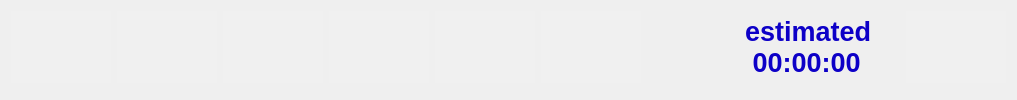
  <widget class="QWidget" name="centralWidget">
   <layout class="QVBoxLayout" name="verticalLayout_3">
    <item>
     <layout class="QHBoxLayout" name="horizontalLayout_1">
      <item>
       <layout class="QHBoxLayout" name="horizontalLayout_1_1">
        <item>
         <widget class="QPushButton" name="pushButton_1_1_1_connect">
          <property name="sizePolicy">
           <sizepolicy hsizetype="Fixed" vsizetype="Fixed">
            <horstretch>0</horstretch>
            <verstretch>0</verstretch>
           </sizepolicy>
          </property>
          <property name="minimumSize">
           <size>
            <width>100</width>
            <height>72</height>
           </size>
          </property>
          <property name="maximumSize">
           <size>
            <width>100</width>
            <height>72</height>
           </size>
          </property>
          <property name="styleSheet">
           <string notr="true">QPushButton
{border-style: none; background-color: rgb(240, 240, 240)}
QPushButton:hover{background-color:rgb(229,241,251);color: grey;}
QPushButton:pressed{background-color:rgba(85, 170, 255,200); border-style: inset; }
</string>
          </property>
          <property name="text">
           <string/>
          </property>
          <property name="icon">
           <iconset resource="Gorld3D.qrc">
            <normaloff>:/icons/connect_str.png</normaloff>:/icons/connect_str.png</iconset>
          </property>
          <property name="iconSize">
           <size>
            <width>80</width>
            <height>72</height>
           </size>
          </property>
         </widget>
        </item>
        <item>
         <widget class="QPushButton" name="pushButton_1_1_2_add">
          <property name="sizePolicy">
           <sizepolicy hsizetype="Fixed" vsizetype="Fixed">
            <horstretch>0</horstretch>
            <verstretch>0</verstretch>
           </sizepolicy>
          </property>
          <property name="minimumSize">
           <size>
            <width>100</width>
            <height>72</height>
           </size>
          </property>
          <property name="maximumSize">
           <size>
            <width>100</width>
            <height>72</height>
           </size>
          </property>
          <property name="styleSheet">
           <string notr="true">QPushButton
{border-style: none; background-color: rgb(240, 240, 240)}
QPushButton:hover{background-color:rgb(229,241,251);color: grey;}
QPushButton:pressed{background-color:rgba(85, 170, 255,200); border-style: inset; }
</string>
          </property>
          <property name="text">
           <string/>
          </property>
          <property name="icon">
           <iconset resource="Gorld3D.qrc">
            <normaloff>:/icons/add_str.png</normaloff>:/icons/add_str.png</iconset>
          </property>
          <property name="iconSize">
           <size>
            <width>80</width>
            <height>72</height>
           </size>
          </property>
         </widget>
        </item>
        <item>
         <widget class="QPushButton" name="pushButton_1_1_3_slice">
          <property name="sizePolicy">
           <sizepolicy hsizetype="Fixed" vsizetype="Fixed">
            <horstretch>0</horstretch>
            <verstretch>0</verstretch>
           </sizepolicy>
          </property>
          <property name="minimumSize">
           <size>
            <width>100</width>
            <height>72</height>
           </size>
          </property>
          <property name="maximumSize">
           <size>
            <width>100</width>
            <height>72</height>
           </size>
          </property>
          <property name="styleSheet">
           <string notr="true">QPushButton
{border-style: none; background-color: rgb(240, 240, 240)}
QPushButton:hover{background-color:rgb(229,241,251);color: grey;}
QPushButton:pressed{background-color:rgba(85, 170, 255,200); border-style: inset; }
</string>
          </property>
          <property name="text">
           <string/>
          </property>
          <property name="icon">
           <iconset resource="Gorld3D.qrc">
            <normaloff>:/icons/slice_str.png</normaloff>:/icons/slice_str.png</iconset>
          </property>
          <property name="iconSize">
           <size>
            <width>80</width>
            <height>72</height>
           </size>
          </property>
         </widget>
        </item>
        <item>
         <widget class="QPushButton" name="pushButton_1_1_4_settings">
          <property name="sizePolicy">
           <sizepolicy hsizetype="Fixed" vsizetype="Fixed">
            <horstretch>0</horstretch>
            <verstretch>0</verstretch>
           </sizepolicy>
          </property>
          <property name="minimumSize">
           <size>
            <width>100</width>
            <height>72</height>
           </size>
          </property>
          <property name="maximumSize">
           <size>
            <width>100</width>
            <height>72</height>
           </size>
          </property>
          <property name="styleSheet">
           <string notr="true">QPushButton
{border-style: none; background-color: rgb(240, 240, 240)}
QPushButton:hover{background-color:rgb(229,241,251);color: grey;}
QPushButton:pressed{background-color:rgba(85, 170, 255,200); border-style: inset; }
</string>
          </property>
          <property name="text">
           <string/>
          </property>
          <property name="icon">
           <iconset resource="Gorld3D.qrc">
            <normaloff>:/icons/settings_str.png</normaloff>:/icons/settings_str.png</iconset>
          </property>
          <property name="iconSize">
           <size>
            <width>80</width>
            <height>72</height>
           </size>
          </property>
         </widget>
        </item>
        <item>
         <widget class="QPushButton" name="pushButton_1_1_5_snapshot">
          <property name="sizePolicy">
           <sizepolicy hsizetype="Fixed" vsizetype="Fixed">
            <horstretch>0</horstretch>
            <verstretch>0</verstretch>
           </sizepolicy>
          </property>
          <property name="minimumSize">
           <size>
            <width>100</width>
            <height>72</height>
           </size>
          </property>
          <property name="maximumSize">
           <size>
            <width>100</width>
            <height>72</height>
           </size>
          </property>
          <property name="styleSheet">
           <string notr="true">QPushButton
{border-style: none; background-color: rgb(240, 240, 240)}
QPushButton:hover{background-color:rgb(229,241,251);color: grey;}
QPushButton:pressed{background-color:rgba(85, 170, 255,200); border-style: inset; }
</string>
          </property>
          <property name="text">
           <string/>
          </property>
          <property name="icon">
           <iconset resource="Gorld3D.qrc">
            <normaloff>:/icons/snapshot_str.png</normaloff>:/icons/snapshot_str.png</iconset>
          </property>
          <property name="iconSize">
           <size>
            <width>80</width>
            <height>72</height>
           </size>
          </property>
         </widget>
        </item>
        <item>
         <widget class="QPushButton" name="pushButton_1_1_6_logfile">
          <property name="sizePolicy">
           <sizepolicy hsizetype="Fixed" vsizetype="Fixed">
            <horstretch>0</horstretch>
            <verstretch>0</verstretch>
           </sizepolicy>
          </property>
          <property name="minimumSize">
           <size>
            <width>100</width>
            <height>72</height>
           </size>
          </property>
          <property name="styleSheet">
           <string notr="true">QPushButton
{border-style: none; background-color: rgb(240, 240, 240)}
QPushButton:hover{background-color:rgb(229,241,251);color: grey;}
QPushButton:pressed{background-color:rgba(85, 170, 255,200); border-style: inset; }
</string>
          </property>
          <property name="text">
           <string/>
          </property>
          <property name="icon">
           <iconset resource="Gorld3D.qrc">
            <normaloff>:/icons/logfile_str.png</normaloff>:/icons/logfile_str.png</iconset>
          </property>
          <property name="iconSize">
           <size>
            <width>80</width>
            <height>72</height>
           </size>
          </property>
         </widget>
        </item>
       </layout>
      </item>
      <item>
       <widget class="QLabel" name="label_1_3">
        <property name="statusTip">
         <string>Chinese Academy of Sciences</string>
        </property>
        <property name="layoutDirection">
         <enum>Qt::LeftToRight</enum>
        </property>
        <property name="text">
         <string/>
        </property>
        <property name="pixmap">
         <pixmap>image/cas1.png</pixmap>
        </property>
       </widget>
      </item>
      <item>
       <spacer name="horizontalSpacer_1_4">
        <property name="orientation">
         <enum>Qt::Horizontal</enum>
        </property>
        <property name="sizeHint" stdset="0">
         <size>
          <width>40</width>
          <height>20</height>
         </size>
        </property>
       </spacer>
      </item>
      <item>
       <layout class="QHBoxLayout" name="horizontalLayout_1_2">
        <item>
         <widget class="QLabel" name="label_1_2_1_timer">
          <property name="sizePolicy">
           <sizepolicy hsizetype="Fixed" vsizetype="Fixed">
            <horstretch>0</horstretch>
            <verstretch>0</verstretch>
           </sizepolicy>
          </property>
          <property name="minimumSize">
           <size>
            <width>200</width>
            <height>72</height>
           </size>
          </property>
          <property name="maximumSize">
           <size>
            <width>200</width>
            <height>72</height>
           </size>
          </property>
          <property name="palette">
           <palette>
            <active>
             <colorrole role="WindowText">
              <brush brushstyle="SolidPattern">
               <color alpha="255">
                <red>13</red>
                <green>0</green>
                <blue>199</blue>
               </color>
              </brush>
             </colorrole>
            </active>
            <inactive>
             <colorrole role="WindowText">
              <brush brushstyle="SolidPattern">
               <color alpha="255">
                <red>13</red>
                <green>0</green>
                <blue>199</blue>
               </color>
              </brush>
             </colorrole>
            </inactive>
            <disabled>
             <colorrole role="WindowText">
              <brush brushstyle="SolidPattern">
               <color alpha="255">
                <red>120</red>
                <green>120</green>
                <blue>120</blue>
               </color>
              </brush>
             </colorrole>
            </disabled>
           </palette>
          </property>
          <property name="font">
           <font>
            <family>Arial</family>
            <pointsize>20</pointsize>
            <weight>75</weight>
            <bold>true</bold>
           </font>
          </property>
          <property name="text">
           <string>      estimated
       00:00:00</string>
          </property>
         </widget>
        </item>
        <item>
         <widget class="QPushButton" name="pushButton_1_2_2_send">
          <property name="sizePolicy">
           <sizepolicy hsizetype="Fixed" vsizetype="Fixed">
            <horstretch>0</horstretch>
            <verstretch>0</verstretch>
           </sizepolicy>
          </property>
          <property name="minimumSize">
           <size>
            <width>100</width>
            <height>72</height>
           </size>
          </property>
          <property name="maximumSize">
           <size>
            <width>100</width>
            <height>72</height>
           </size>
          </property>
          <property name="styleSheet">
           <string notr="true">QPushButton
{border-style: none; background-color: rgb(240, 240, 240)}
QPushButton:hover{background-color:rgb(229,241,251);color: grey;}
QPushButton:pressed{background-color:rgba(85, 170, 255,200); border-style: inset; }
</string>
          </property>
          <property name="text">
           <string/>
          </property>
          <property name="icon">
           <iconset resource="Gorld3D.qrc">
            <normaloff>:/icons/send_str.png</normaloff>:/icons/send_str.png</iconset>
          </property>
          <property name="iconSize">
           <size>
            <width>80</width>
            <height>72</height>
           </size>
          </property>
         </widget>
        </item>
       </layout>
      </item>
     </layout>
    </item>
    <item>
     <layout class="QHBoxLayout" name="horizontalLayout_2">
      <item>
       <widget class="QWidget" name="widget_2_1_3DviewContainer" native="true">
        <property name="sizePolicy">
         <sizepolicy hsizetype="Preferred" vsizetype="Preferred">
          <horstretch>0</horstretch>
          <verstretch>0</verstretch>
         </sizepolicy>
        </property>
        <property name="minimumSize">
         <size>
          <width>0</width>
          <height>0</height>
         </size>
        </property>
        <property name="maximumSize">
         <size>
          <width>16777215</width>
          <height>16777215</height>
         </size>
        </property>
       </widget>
      </item>
      <item>
       <widget class="QStackedWidget" name="stackedWidget">
        <property name="sizePolicy">
         <sizepolicy hsizetype="Fixed" vsizetype="Preferred">
          <horstretch>0</horstretch>
          <verstretch>0</verstretch>
         </sizepolicy>
        </property>
        <property name="minimumSize">
         <size>
          <width>350</width>
          <height>0</height>
         </size>
        </property>
        <property name="maximumSize">
         <size>
          <width>350</width>
          <height>16777215</height>
         </size>
        </property>
        <property name="styleSheet">
         <string notr="true"/>
        </property>
        <property name="currentIndex">
         <number>1</number>
        </property>
        <widget class="QWidget" name="page_5"/>
        <widget class="QWidget" name="page_6"/>
       </widget>
      </item>
      <item>
       <widget class="Line" name="line">
        <property name="orientation">
         <enum>Qt::Vertical</enum>
        </property>
       </widget>
      </item>
      <item>
       <widget class="QWidget" name="widget_2_2_infobuttoncontainer" native="true">
        <property name="sizePolicy">
         <sizepolicy hsizetype="Fixed" vsizetype="Preferred">
          <horstretch>0</horstretch>
          <verstretch>0</verstretch>
         </sizepolicy>
        </property>
        <property name="minimumSize">
         <size>
          <width>62</width>
          <height>0</height>
         </size>
        </property>
        <property name="maximumSize">
         <size>
          <width>62</width>
          <height>16777215</height>
         </size>
        </property>
        <property name="styleSheet">
         <string notr="true"/>
        </property>
        <widget class="QPushButton" name="jobinfo_pushButton">
         <property name="geometry">
          <rect>
           <x>0</x>
           <y>0</y>
           <width>62</width>
           <height>62</height>
          </rect>
         </property>
         <property name="sizePolicy">
          <sizepolicy hsizetype="Fixed" vsizetype="Fixed">
           <horstretch>0</horstretch>
           <verstretch>0</verstretch>
          </sizepolicy>
         </property>
         <property name="styleSheet">
          <string notr="true">QPushButton{background-color:rgb(119, 185, 252);
color: white;
/*border-radius:10px;
border: 2px groove gray;*/
border-style: outset;}
QPushButton:hover{background-color:rgb(119, 185, 252);
color: black;}
QPushButton:pressed{background-color:rgb(119, 185, 252);}
</string>
         </property>
         <property name="text">
          <string/>
         </property>
         <property name="icon">
          <iconset>
           <normaloff>icons/window/jobinfo_icon_unactivated.png</normaloff>icons/window/jobinfo_icon_unactivated.png</iconset>
         </property>
         <property name="iconSize">
          <size>
           <width>30</width>
           <height>30</height>
          </size>
         </property>
        </widget>
        <widget class="QPushButton" name="components_pushButton">
         <property name="geometry">
          <rect>
           <x>0</x>
           <y>62</y>
           <width>62</width>
           <height>62</height>
          </rect>
         </property>
         <property name="autoFillBackground">
          <bool>false</bool>
         </property>
         <property name="styleSheet">
          <string notr="true">QPushButton{background-color:rgb(240,240,240);
color: white;
/*border-radius:10px;
border: 2px groove gray;*/
border-style: outset;}
QPushButton:hover{background-color:rgb(229,241,251);
color: black;}
QPushButton:pressed{background-color:rgb(119, 185, 252);}
</string>
         </property>
         <property name="text">
          <string/>
         </property>
         <property name="icon">
          <iconset>
           <normaloff>icons/window/components_icon_unactivated.png</normaloff>icons/window/components_icon_unactivated.png</iconset>
         </property>
         <property name="iconSize">
          <size>
           <width>30</width>
           <height>30</height>
          </size>
         </property>
        </widget>
        <widget class="QPushButton" name="scenesetting_pushButton">
         <property name="geometry">
          <rect>
           <x>0</x>
           <y>124</y>
           <width>62</width>
           <height>62</height>
          </rect>
         </property>
         <property name="sizePolicy">
          <sizepolicy hsizetype="Fixed" vsizetype="Fixed">
           <horstretch>0</horstretch>
           <verstretch>0</verstretch>
          </sizepolicy>
         </property>
         <property name="styleSheet">
          <string notr="true">QPushButton{background-color:rgb(240,240,240);
color: white;
/*border-radius:10px;
border: 2px groove gray;*/
border-style: outset;}
QPushButton:hover{background-color:rgb(229,241,251);
color: black;}
QPushButton:pressed{background-color:rgb(119, 185, 252);}
</string>
         </property>
         <property name="text">
          <string/>
         </property>
         <property name="icon">
          <iconset>
           <normaloff>icons/window/brightness_icon_unactivated.png</normaloff>icons/window/brightness_icon_unactivated.png</iconset>
         </property>
         <property name="iconSize">
          <size>
           <width>30</width>
           <height>30</height>
          </size>
         </property>
        </widget>
       </widget>
      </item>
     </layout>
    </item>
   </layout>
  </widget>
